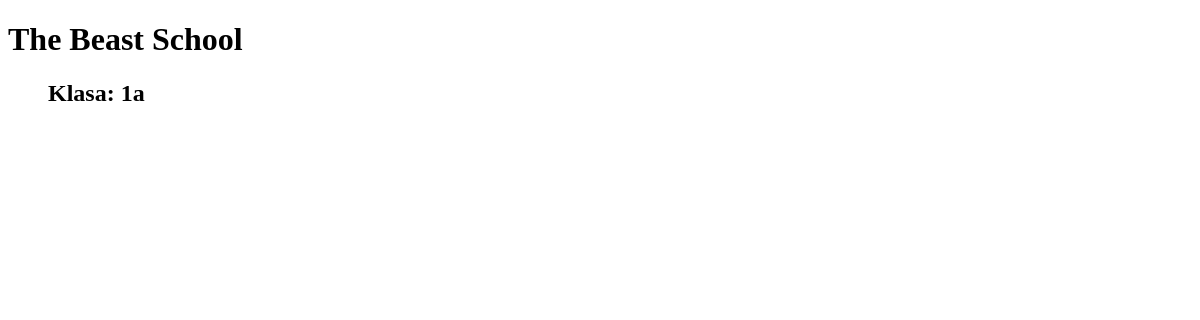
Page /class/1 on the earlier database version.
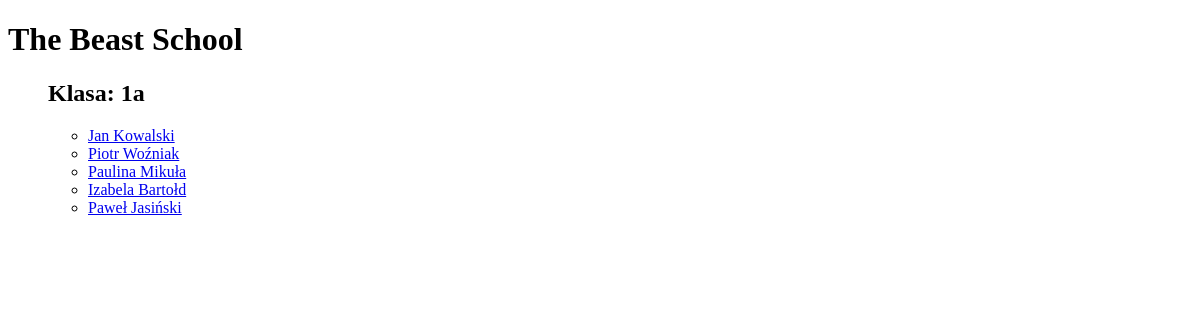
Same page on the later database version.
### smapp/models.py (models this page shows)
class Student(models.Model):
    first_name = models.CharField(max_length=64)
    last_name = models.CharField(max_length=64)
    school_class = models.IntegerField(choices=SCHOOL_CLASS, verbose_name='Klasa')
    grades = models.ManyToManyField(SchoolSubject, through="StudentGrades")
    year_of_birth = models.IntegerField(null=True, blank=True, verbose_name='Rok urodzenia')  # brlam pozwala na wyslanie niewypenionego pola
    suspended = models.BooleanField(default=False, verbose_name='Zawieszony')
    @property
    def name(self):
        return "{} {}".format(self.first_name, self.last_name)
    def __str__(self):
        return self.name

### smapp/views.py (the view)
# urls.py: path('class/<int:school_class>', SchoolClassView.as_view(),
class SchoolClassView(View):
    def get(self, request, school_class):
        students = Student.objects.filter(school_class=school_class)
        return render(request, "class.html", {"students": students,
                                              "class_name": SCHOOL_CLASS[int(school_class) - 1][1]
                                              })

### smapp/templates/class.html
{% extends 'base.html' %}
{% block content %}
    <h2>Klasa: {{ class_name }}</h2>
    <ul>
        {% for student in students %}
            <li><a href='/student/{{ student.id }}'>{{ student }}</a></li>
        {% endfor%}
    </ul>
{% endblock %}

### smapp/templates/base.html (shortened to what this page needs)
<!doctype html>
<html>
    <head>
    </head>
    <body>
        <h1>The Beast School</h1>
        <ul>
            {% block content %} {% endblock %}
        </ul>
    </body>
</html>

Differences in the rows shown:
added Student: first_name+last_name "Jan Kowalski"
added Student: first_name+last_name "Piotr Woźniak"
added Student: first_name+last_name "Paulina Mikuła"
added Student: first_name+last_name "Izabela Bartołd"
added Student: first_name+last_name "Paweł Jasiński"
